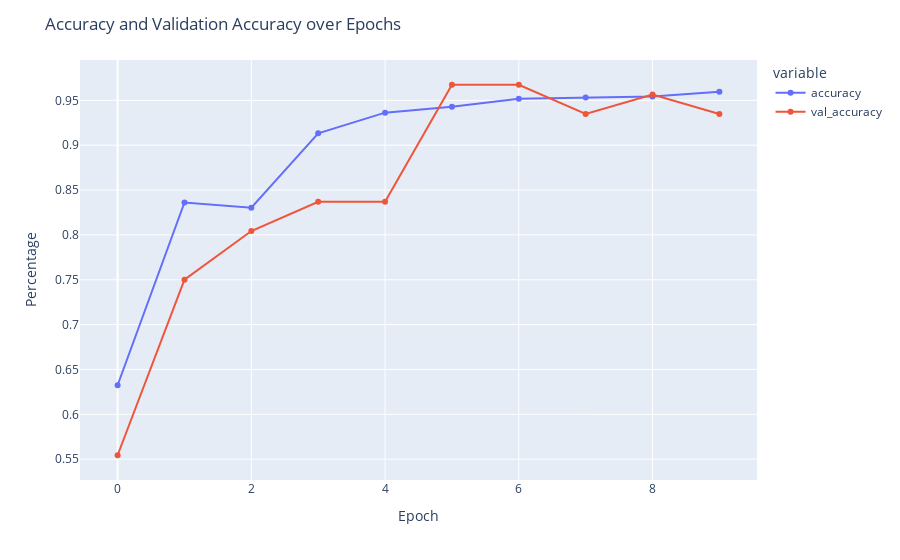
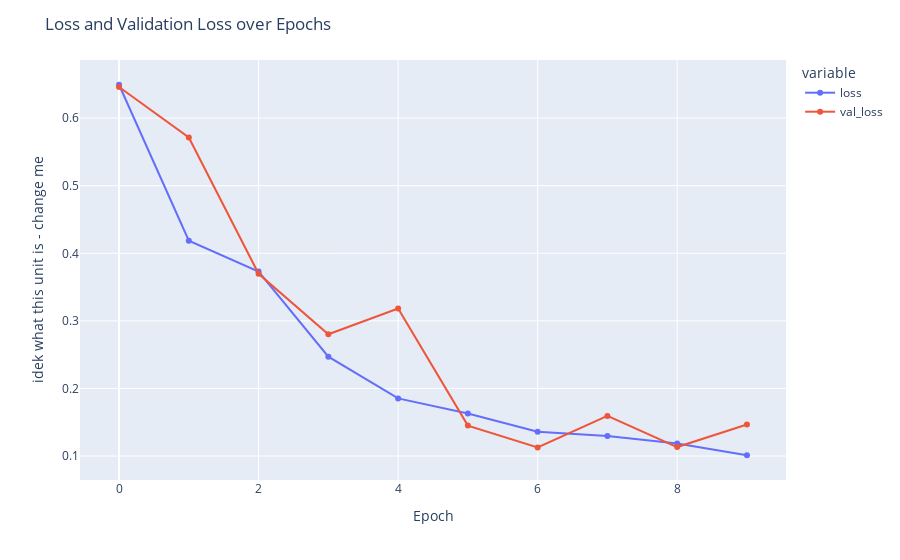

Notebook code for these charts, in order:
### Code cell
plot_results(history4.history)
evaluate_results(Adam_32_64_128)

### Figure 1 — Plotly figure (JSON) as saved in the notebook; plotly's stock layout.template omitted (floating-point values rounded to 4 significant figures)
{"data": [{"hovertemplate": "variable=accuracy<br>index=%{x}<br>value=%{y}<extra></extra>", "legendgroup": "accuracy", "line": {"color": "#636efa", "dash": "solid"}, "mode": "lines+markers", "name": "accuracy", "orientation": "v", "showlegend": true, "type": "scatter", "x": [0, 1, 2, 3, 4, 5, 6, 7, 8, 9], "xaxis": "x", "y": [0.6324, 0.8361, 0.8304, 0.9133, 0.9363, 0.9428, 0.9517, 0.9532, 0.9543, 0.9597], "yaxis": "y"}, {"hovertemplate": "variable=val_accuracy<br>index=%{x}<br>value=%{y}<extra></extra>", "legendgroup": "val_accuracy", "line": {"color": "#EF553B", "dash": "solid"}, "mode": "lines+markers", "name": "val_accuracy", "orientation": "v", "showlegend": true, "type": "scatter", "x": [0, 1, 2, 3, 4, 5, 6, 7, 8, 9], "xaxis": "x", "y": [0.5543, 0.75, 0.8043, 0.837, 0.837, 0.9674, 0.9674, 0.9348, 0.9565, 0.9348], "yaxis": "y"}], "layout": {"legend": {"title": {"text": "variable"}, "tracegroupgap": 0}, "margin": {"t": 60}, "title": {"text": "Accuracy and Validation Accuracy over Epochs"}, "xaxis": {"anchor": "y", "domain": [0, 1], "title": {"text": "Epoch"}}, "yaxis": {"anchor": "x", "domain": [0, 1], "title": {"text": "Percentage"}}}}

### Figure 2 — Plotly figure (JSON) as saved in the notebook; plotly's stock layout.template omitted (floating-point values rounded to 4 significant figures)
{"data": [{"hovertemplate": "variable=loss<br>index=%{x}<br>value=%{y}<extra></extra>", "legendgroup": "loss", "line": {"color": "#636efa", "dash": "solid"}, "mode": "lines+markers", "name": "loss", "orientation": "v", "showlegend": true, "type": "scatter", "x": [0, 1, 2, 3, 4, 5, 6, 7, 8, 9], "xaxis": "x", "y": [0.6494, 0.4187, 0.3731, 0.247, 0.1853, 0.163, 0.1358, 0.1295, 0.1186, 0.1011], "yaxis": "y"}, {"hovertemplate": "variable=val_loss<br>index=%{x}<br>value=%{y}<extra></extra>", "legendgroup": "val_loss", "line": {"color": "#EF553B", "dash": "solid"}, "mode": "lines+markers", "name": "val_loss", "orientation": "v", "showlegend": true, "type": "scatter", "x": [0, 1, 2, 3, 4, 5, 6, 7, 8, 9], "xaxis": "x", "y": [0.6461, 0.5715, 0.3697, 0.2802, 0.3183, 0.145, 0.1126, 0.1594, 0.1133, 0.1467], "yaxis": "y"}], "layout": {"legend": {"title": {"text": "variable"}, "tracegroupgap": 0}, "margin": {"t": 60}, "title": {"text": "Loss and Validation Loss over Epochs"}, "xaxis": {"anchor": "y", "domain": [0, 1], "title": {"text": "Epoch"}}, "yaxis": {"anchor": "x", "domain": [0, 1], "title": {"text": "idek what this unit is - change me"}}}}
